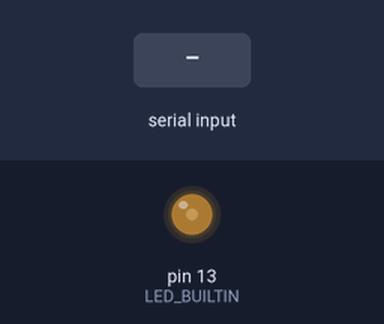
The sketch below on a simulated Arduino Uno, built with avr-gcc and run on an emulated ATmega328P. Parts: output pins drawn as LEDs (lit = HIGH). The inputs (shaded band) are chosen by the test bench.

Above: at 1.2 s.
1.3 s: "90,45\n" received over Serial
At 2.0 s:
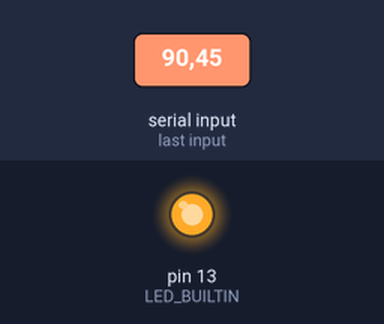
At 2.9 s:
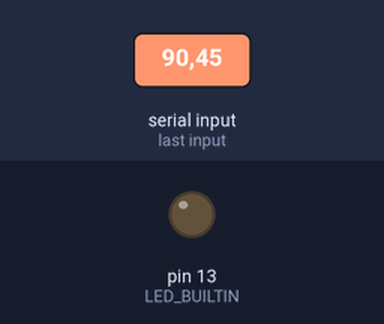
4.3 s: "200\n" received over Serial
7.3 s: "30,150\n" received over Serial
Timing chart, 0 to 10.6 s (numbered marks = the images above; inputs shaded):
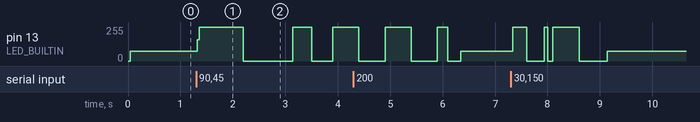

The sketch:

Serial_receive1_v1.ino
```cpp
int blinkdelay =0;

void setup(){
    Serial.begin(9600);
    pinMode(LED_BUILTIN,OUTPUT);
}

void loop(){

    if (Serial.available()){
        char ch = (char) Serial.read();
        if(isDigit(ch)){
            blinkdelay = (ch-'0');
            blinkdelay = blinkdelay *100;
        }
    }

    digitalWrite(LED_BUILTIN,HIGH);
    delay(blinkdelay);
    digitalWrite(LED_BUILTIN,LOW);
    delay(blinkdelay);
}
```

Measured:
- after the input at 1.3 s, pin 13 (LED_BUILTIN): goes 255/255 0.88 s, 0/255 0.94 s, 255/255 0.36 s, 0/255 0.40 s, then 255/255, starting at once
